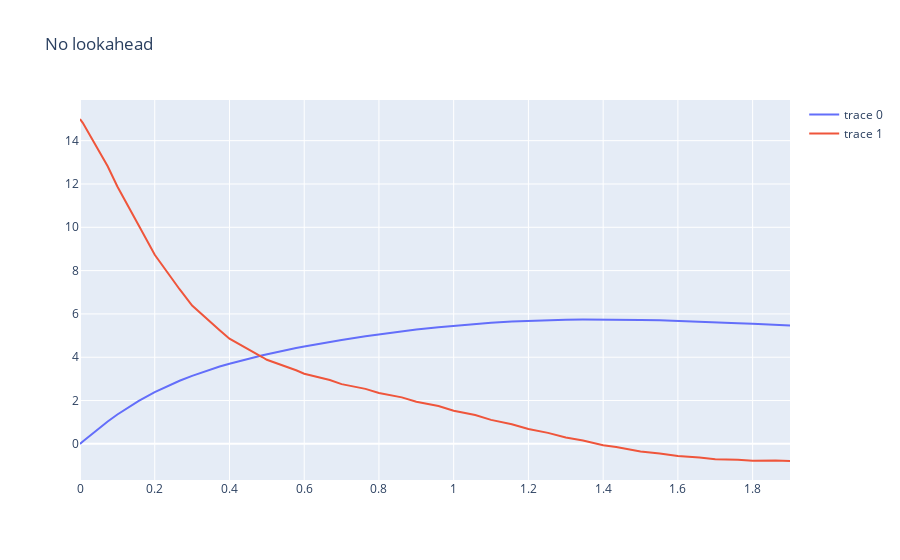

Notebook source saved alongside this figure:
### Code cell
ctrl = controllers.get_limited_lookahead_controller(get_value_function(online_horizon)[0])
x_traj_sim, t_traj_sim = controllers.sim_ctrl(x0, vf.u_dim[0], sys.dx, ctrl, .1, 20)
controllers.plot_sim(t_traj_sim, x_traj_sim, "No lookahead").show()
